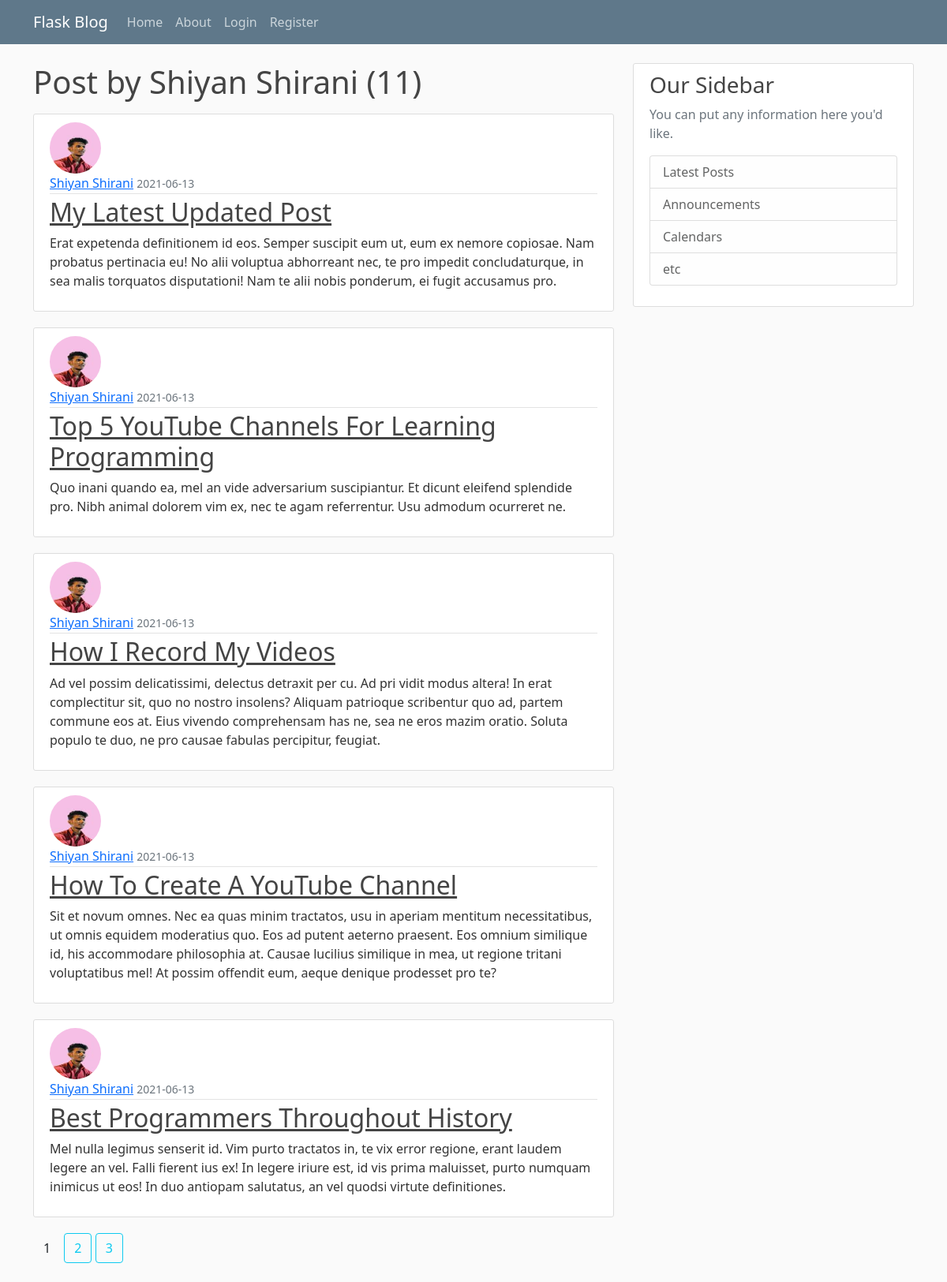
/user/Shiyan Shirani, run on the app's committed database.
### flaskblog/models.py (models this page shows, shortened)
class User(db.Model, UserMixin):
    id = db.Column(db.Integer, primary_key=True)
    username = db.Column(db.String(20), unique=True, nullable=False)
    email = db.Column(db.String(120), unique=True, nullable=False)
    image_file = db.Column(db.String(20), nullable=False,
                           default='default.jpg')
    password = db.Column(db.String(60), nullable=False)
    posts = db.relationship('Post', backref='author', lazy=True)

class Post(db.Model):
    id = db.Column(db.Integer, primary_key=True)
    title = db.Column(db.String(100), nullable=False)
    date_posted = db.Column(db.DateTime, nullable=False,
                            default=datetime.utcnow)
    content = db.Column(db.Text, nullable=False)
    user_id = db.Column(db.Integer, db.ForeignKey('user.id'), nullable=False)

### flaskblog/routes.py (the view)
@app.route("/user/<string:username>")
def user_posts(username):
    page = request.args.get('page', 1, type=int)
    user = User.query.filter_by(username=username).first_or_404()
    posts = Post.query.filter_by(author=user)\
            .order_by(Post.date_posted.desc())\
            .paginate(page=page, per_page=5)
    return render_template('user_posts.html', posts=posts, user=user)

### flaskblog/templates/user_posts.html
{% extends "layout.html" %}
{% block content %}
    <h1 class="mb-3">Post by {{ user.username }}  ({{ posts.total }})</h1>
    {% for post in posts.items %}
        <article class="media content-section">
          <img class="rounded-circle article-img" src="{{ url_for('static', filename='profile_pics/' + post.author.image_file) }}">
          <div class="media-body">
            <div class="article-metadata">
              <a class="mr-2" href="{{ url_for('user_posts', username=post.author.username) }}">{{ post.author.username }}</a>
              <small class="text-muted">{{ post.date_posted.strftime('%Y-%m-%d') }}</small>
            </div>
            <h2><a class="article-title" href="{{ url_for('post', post_id=post.id) }}">{{ post.title }}</a></h2>
            <p class="article-content">{{ post.content }}</p>
          </div>
        </article>
    {% endfor %}
    {% for page_num in posts.iter_pages(left_edge=1, right_edge=1, left_current=1, right_current=2) %}
      {% if page_num %}
        {% if posts.page == page_num %}
          <a class="btn btn -info mb-4" href="{{ url_for('user_posts', username=user.username, page=page_num) }}">{{ page_num }}</a>
        {% else %}
          <a class="btn btn-outline-info mb-4" href="{{ url_for('user_posts', username=user.username, page=page_num) }}">{{ page_num }}</a>
        {% endif %}
      {% else %}
        ...
      {% endif %}
    {% endfor %}
{% endblock content %}

### flaskblog/static/main.css (style rules this page uses)
body { background: #fafafa; color: #333333; margin-top: 5rem; }
h1, h2, h3, h4, h5, h6 { color: #444444; }
.content-section { background: #ffffff; padding: 10px 20px; border: 1px solid #dddddd; border-radius: 3px; margin-bottom: 20px; }
.article-title { color: #444444; }
.article-content { white-space: pre-line; }
.article-img { height: 65px; width: 65px; margin-right: 16px; }
.article-metadata { padding-bottom: 1px; margin-bottom: 4px; border-bottom: 1px solid #e3e3e3; }

### data on the page
User: username "Shiyan Shirani"
Post: image_file (picture), author.username "Shiyan Shirani", date_posted "2021-06-13", title "My Latest Updated Post", content "Erat expetenda definitionem id eos. Semper suscipit eum ut, eum ex nemore copiosae. Nam probatus pertinacia eu! No alii voluptua abhorreant nec, te pro impedit concludaturque, in sea malis torquatos disputationi! Nam te alii nobis ponderum, ei fugit accusamus pro."
Post: image_file (picture), author.username "Shiyan Shirani", date_posted "2021-06-13", title "Top 5 YouTube Channels For Learning Programming", content "Quo inani quando ea, mel an vide adversarium suscipiantur. Et dicunt eleifend splendide pro. Nibh animal dolorem vim ex, nec te agam referrentur. Usu admodum ocurreret ne."
Post: image_file (picture), author.username "Shiyan Shirani", date_posted "2021-06-13", title "How I Record My Videos", content "Ad vel possim delicatissimi, delectus detraxit per cu. Ad pri vidit modus altera! In erat complectitur sit, quo no nostro insolens? Aliquam patrioque scribentur quo ad, partem commune eos at. Eius vivendo comprehensam has ne, sea ne eros mazim oratio. Soluta populo te duo, ne pro causae fabulas percipitur, feugiat."
Post: image_file (picture), author.username "Shiyan Shirani", date_posted "2021-06-13", title "How To Create A YouTube Channel", content "Sit et novum omnes. Nec ea quas minim tractatos, usu in aperiam mentitum necessitatibus, ut omnis equidem moderatius quo. Eos ad putent aeterno praesent. Eos omnium similique id, his accommodare philosophia at. Causae lucilius similique in mea, ut regione tritani voluptatibus mel! At possim offendit eum, aeque denique prodesset pro te?"
Post: image_file (picture), author.username "Shiyan Shirani", date_posted "2021-06-13", title "Best Programmers Throughout History", content "Mel nulla legimus senserit id. Vim purto tractatos in, te vix error regione, erant laudem legere an vel. Falli fierent ius ex! In legere iriure est, id vis prima maluisset, purto numquam inimicus ut eos! In duo antiopam salutatus, an vel quodsi virtute definitiones."

### other printed values
{{ posts.total }} "11"
{{ page_num }} "1"
{{ page_num }} "2" "3"
